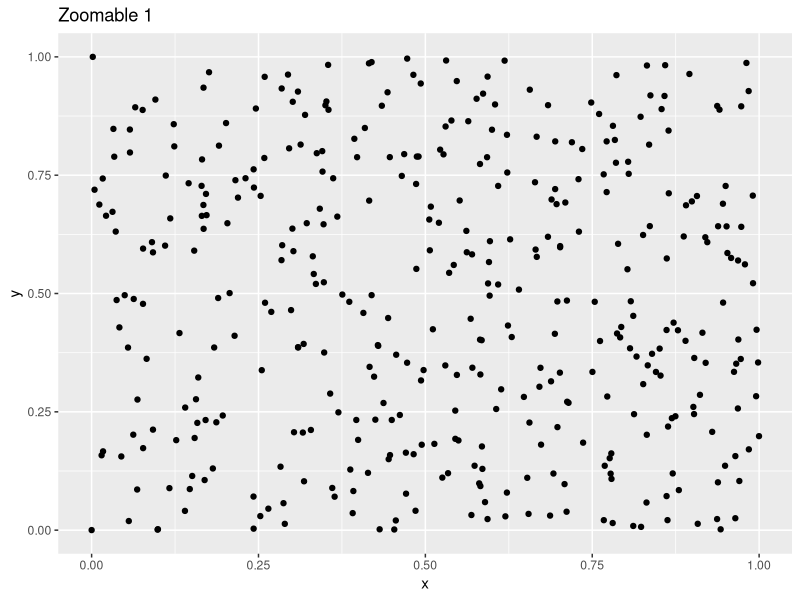
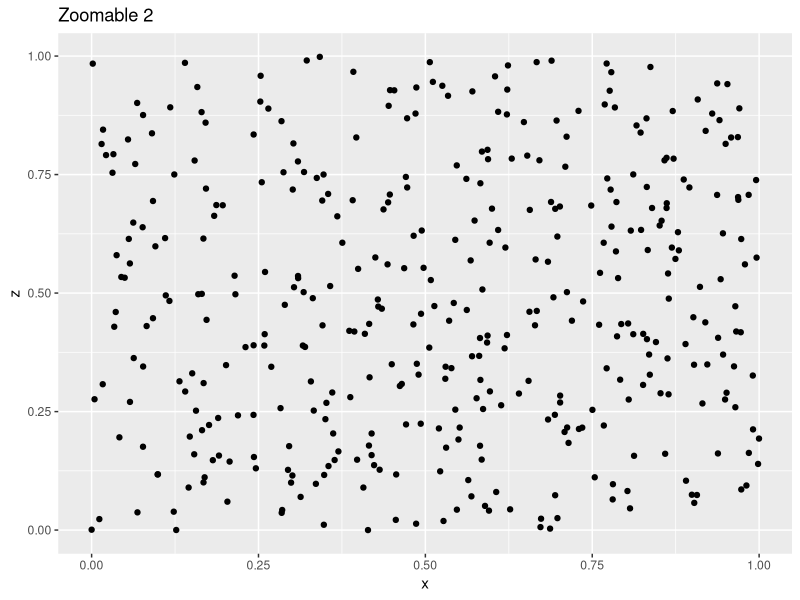
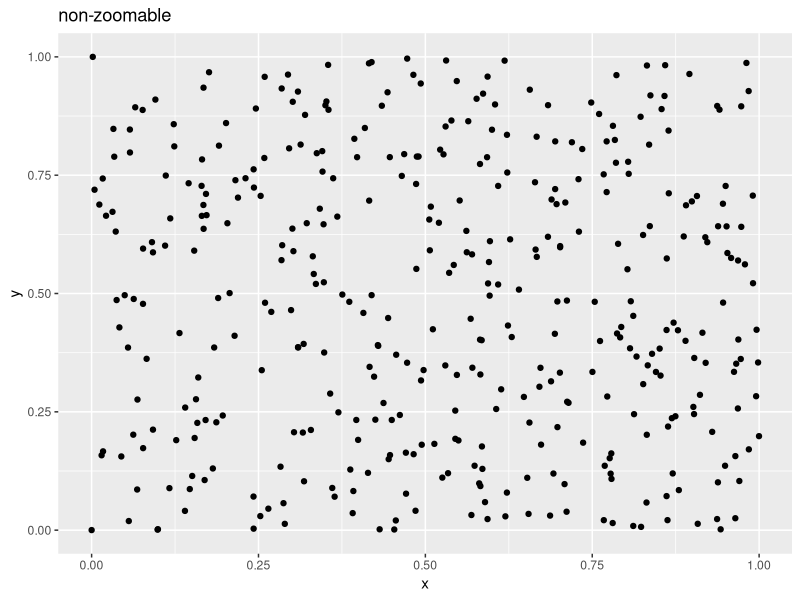

Write R code to recreate these figures, in order.
## ---- chunk 1
knitr::opts_chunk$set(echo = TRUE)
knitr::opts_chunk$set(out.width = "100%")
## ---- chunk 2
suppressPackageStartupMessages({
  library(ggplot2)
  library(dplyr)
})
## ---- chunk 3
list(
  randu %>% ggplot(aes(x = x, y = y)) + geom_point() + ggtitle("Zoomable 1"),
  randu %>% ggplot(aes(x = x, y = z)) + geom_point() + ggtitle("Zoomable 2")
)
## ---- chunk 4
randu %>% ggplot(aes(x = x, y = y)) + geom_point() + ggtitle("non-zoomable")
